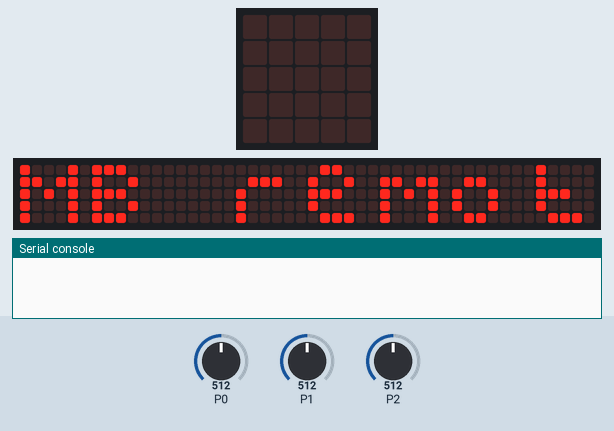
This program was run on a simulated BBC micro:bit (MakeCode). Parts: the board's 5×5 LED display, a strip that is not on the board, showing the scrolling text unrolled, the last lines printed to the serial console. The test bench sets the inputs (shaded band); at power-on: P2 = 512, P0 = 512, P1 = 512 (analog values on the 0–1023 scale). No radio messages arrive unless stated (any console line starting 'radio sent:' is added by the test bench); the 48×5 strip is a reading aid, not a part: it shows the text the display is scrolling, unrolled, one strip-width of it at a time.

Above: at 2.3 s.
At 10.9 s:
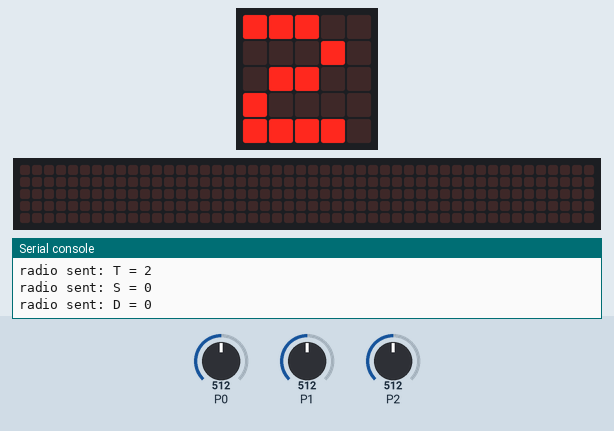
11.0 s: P2 set to 610
At 12.5 s:
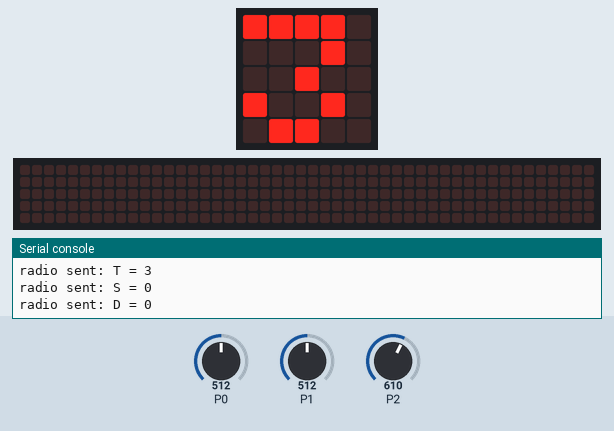
12.8 s: P2 set to 900
At 13.2 s:
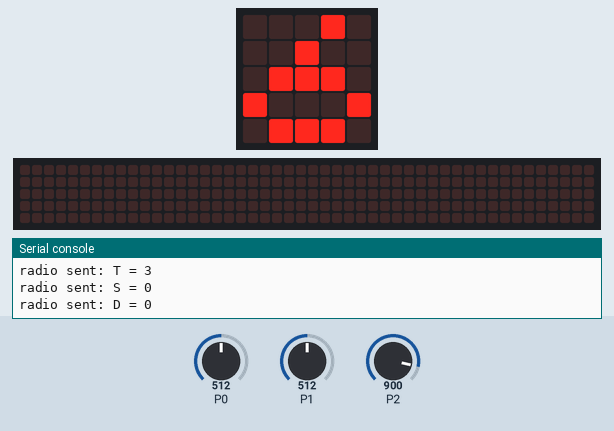
14.3 s: P2 set to 948
At 14.8 s:
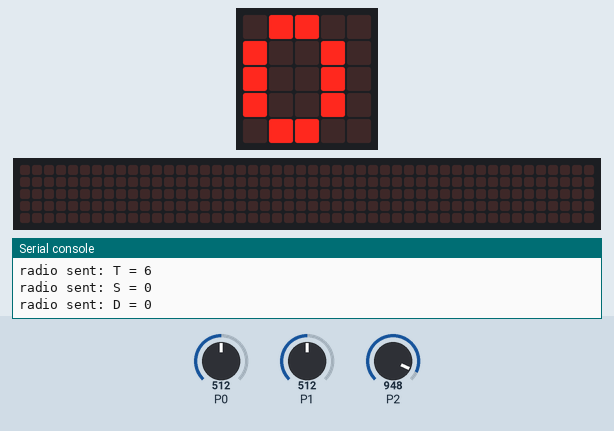
Timing chart, 0 to 17.3 s (numbered marks = the images above; inputs shaded):
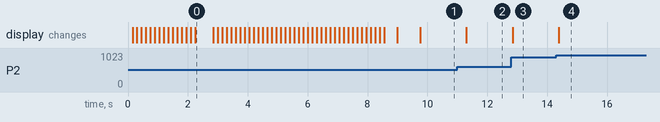

Measured:
- after the input at 11.0 s, the display: changes after 0.30 s (image 2)
- after the input at 12.8 s, the display: changes after 0.05 s (image 3)
- after the input at 14.3 s, the display: changes after 0.09 s (image 4)
- what the display in image 0 shows lasts 0.6 s, from 2.3 s to 2.9 s

The program:

main.ts
```typescript
let Tlacitko = 0
let Tlacraw = 0
radio.setGroup(1)
basic.showString("MB remote")
basic.showNumber(1)
basic.forever(function () {
    if (pins.analogReadPin(AnalogPin.P0) > 600) {
        radio.sendValue("S", 1)
    } else if (pins.analogReadPin(AnalogPin.P0) < 400) {
        radio.sendValue("S", 2)
    } else {
        radio.sendValue("S", 0)
    }
    if (pins.analogReadPin(AnalogPin.P1) > 600) {
        radio.sendValue("D", 1)
    } else if (pins.analogReadPin(AnalogPin.P1) < 400) {
        radio.sendValue("D", 2)
    } else {
        radio.sendValue("D", 0)
    }
    Tlacraw = pins.analogReadPin(AnalogPin.P2)
    if (Tlacraw < 256) {
        Tlacitko = 1
    } else if (Tlacraw < 597) {
        Tlacitko = 2
    } else if (Tlacraw < 725) {
        Tlacitko = 3
    } else if (Tlacraw < 793) {
        Tlacitko = 4
    } else if (Tlacraw < 836) {
        Tlacitko = 5
    } else if (Tlacraw < 938) {
        Tlacitko = 6
    } else {
        Tlacitko = 0
    }
    basic.showString("" + (Tlacitko))
    radio.sendValue("T", Tlacitko)
})
```

test.ts
```typescript
// Tady jsou testy. Při použití tohoto balíčku jako rozšíření nebude zkompilováno.
```
